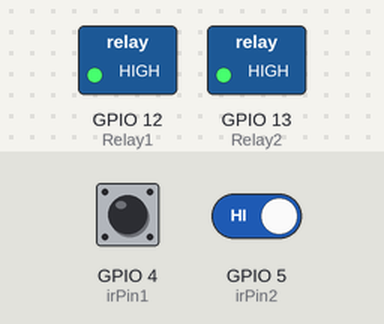
Bench run of a sketch on a simulated ESP8266 (NodeMCU). Parts: switched loads named in the sketch (green lamp = pin HIGH). The inputs (shaded band) are chosen by the test bench; at power-on: GPIO 4 (irPin1) HIGH, GPIO 5 (irPin2) HIGH. WiFi joins after 1.5 s; servers stay silent unless stated; what the sketch prints to the serial monitor is not drawn.

Above: at 7.7 s.
7.8 s: GPIO 4 (irPin1) driven LOW and GPIO 5 (irPin2) driven LOW
At 8.3 s:
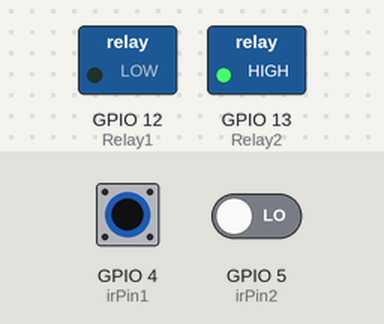
9.5 s: GPIO 4 (irPin1) pulsed HIGH 2 times (0.12 s each, 0.3 s apart)
At 10.5 s:
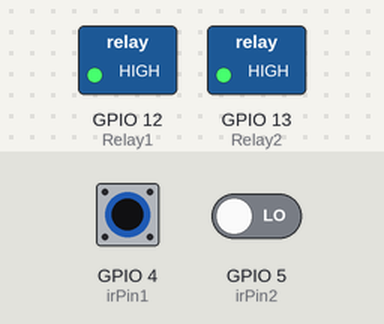
Timing chart, 0 to 12.5 s (numbered marks = the images above; inputs shaded):
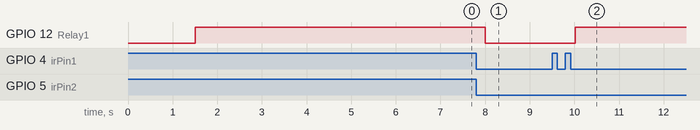

The sketch:

mni.ino
```cpp
#include "ESP8266WiFi.h"
#include "ESP8266WebServer.h"

WiFiClient client;
ESP8266WebServer server1(80);
WiFiServer server(80);

/* WIFI settings */
char* ssid = "Muffadal villa"; //WIFI SSID
const char* password = "7d08c10c17974bc";  //WIFI PASSWORD
/* data received from application*/
String data ="";
/* define L298N or L293D motor control pins and ir pins*/
int Relay1 = 12; //D6
int Relay2 = 13; //D7
int irPin1=4; //D2
int irPin2=5; //D1
/* variables will help in counting*/
int count=0;
boolean state1 = true;
boolean state2 = true;
boolean insideState = false;
boolean outsideIr=false;
boolean isPeopleExiting=false;
int i=1;
String page="";

void setup()
{
/* initialize motor control pins as output*/
pinMode(Relay1, OUTPUT);
pinMode(Relay2, OUTPUT);
pinMode(irPin1, INPUT);
pinMode(irPin2, INPUT);

/* start server communication*/
Serial.begin(9600);
connectWiFi();
server1.on("/",[](){
  page="<h1>Nice</h1><h1>Data:</h1><h1>"+String(data)+"</h1>";
  server1.send(200,"text/html",page);
  });
server1.begin();
server.begin();

digitalWrite(Relay1,HIGH);
digitalWrite(Relay2,HIGH);

Serial.println("Started");
}

void loop()
{
/*Counting of people in room*/
if(!digitalRead(irPin1) && i==1 && state1)
{ outsideIr=true;
delay(100); i++;
state1 = false;
}

if(!digitalRead(irPin2) && i==2 && state2)
{Serial.println("Entering into room");
outsideIr=true;
delay(100); i = 1 ;
count++;
Serial.print("No of persons inside the room: ");
Serial.println(count);
state2 = false;
}
if(!digitalRead(irPin2) && i==1 && state2)
{outsideIr=true;
delay(100);
i = 2 ;
state2 = false;
}
if(!digitalRead(irPin1) && i==2 && state1)
{ Serial.println("Exiting from room");
outsideIr=true;
delay(100);
count--;
if(count<=0)
{count=0;
}
Serial.print("No of persons inside the room: ");
Serial.println(count);
i = 1;
state1 = false;
}
if (digitalRead(irPin1)){
state1 = true;
}

if (digitalRead(irPin2)){state2 = true;
}
if(count<=0)
{ count=0;
digitalWrite(Relay1,HIGH);
digitalWrite(Relay2,HIGH);
}

else if(count<=5 && count>0){
  digitalWrite(Relay1,LOW);
  digitalWrite(Relay2,HIGH);
}

else if(count>5 && count<=10){
  digitalWrite(Relay2,LOW);
  digitalWrite(Relay1,HIGH);
}
/* If the server available, run the "checkClient" function*/
client = server.available();
if (!client) return;
data = checkClient();
Serial.println(data);

/* Conditions switching on and off*/
if (data == "Relay1ON")
{
digitalWrite(Relay1,LOW);
}
else if(data == "Relay1OFF")
{
digitalWrite(Relay1,HIGH);
}
if (data == "Relay2ON")
{
digitalWrite(Relay2,LOW);
digitalWrite(Relay1,HIGH);
}
else if(data == "Relay2OFF")
{
digitalWrite(Relay2,HIGH);
}

}
void connectWiFi()
{
Serial.println("Connecting to WIFI");
WiFi.begin(ssid, password);
while (WiFi.status() != WL_CONNECTED) {
     delay(500);
     Serial.print(".");
  }
  //print a new line, then print WiFi connected and the IP address
  Serial.println("");
  Serial.println("WiFi connected");
  // Print the IP address
  Serial.println(WiFi.localIP());
  }
/************ RECEIVE DATA FROM the APP **************/
String checkClient (void)
{
while(!client.available()) delay(1);
String request = client.readStringUntil('\ r');
request.remove(0, 5);
request.remove(request.length()-9,9);
return request;
}
```

Measured:
- after the input at 7.8 s, GPIO 12 (Relay1): HIGH → LOW after 0.20 s
- after the input at 9.5 s, GPIO 12 (Relay1): LOW → HIGH after 0.52 s
